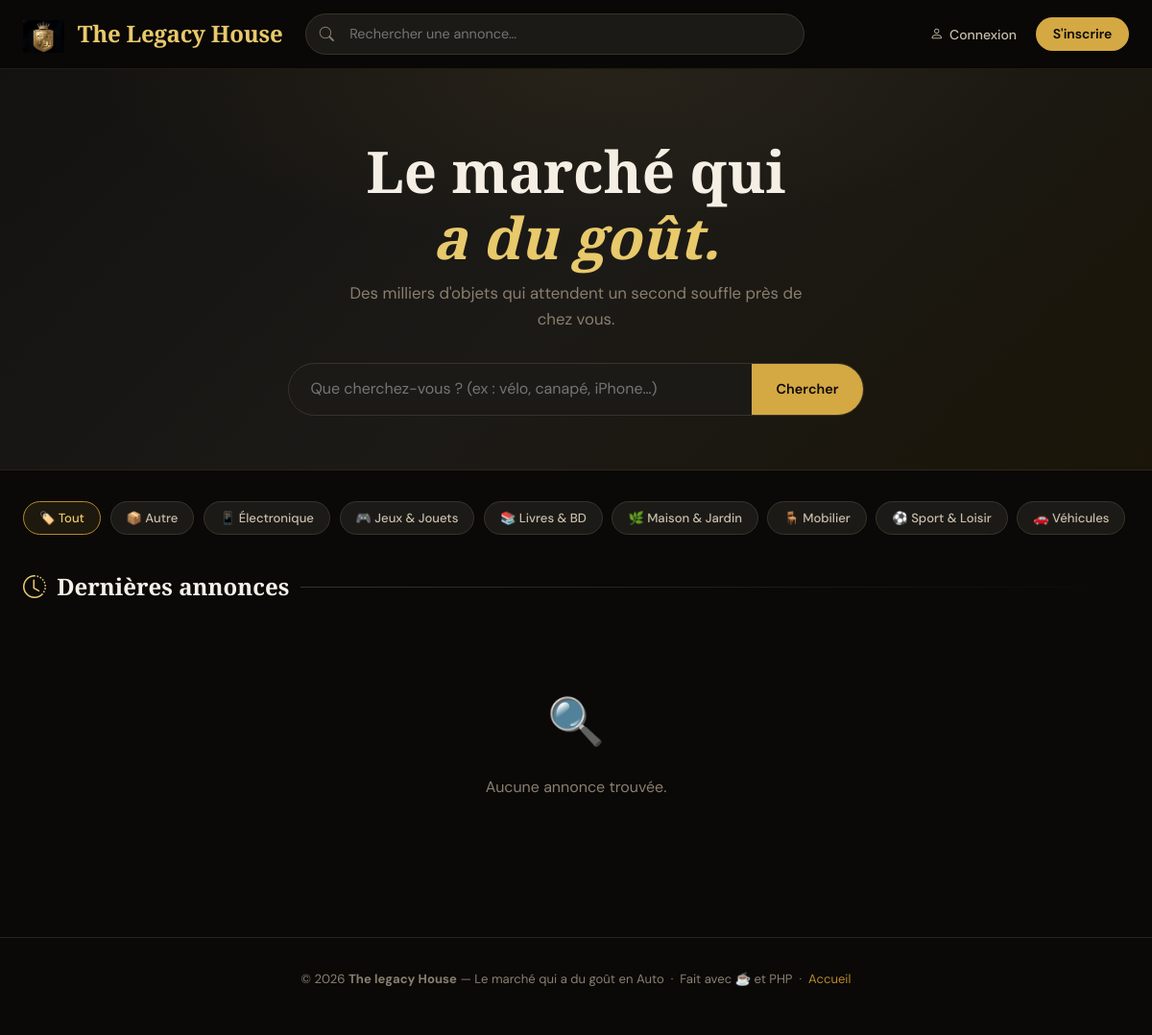
The page / on the database its author committed.
### tables this page shows
CREATE TABLE `categories` (
  `id`   INT UNSIGNED NOT NULL AUTO_INCREMENT,
  `name` VARCHAR(100) NOT NULL,
  `icon` VARCHAR(10)  DEFAULT '📦',
  PRIMARY KEY (`id`)
);

### includes/functions.php (called while the page is built, shortened)
<?php
require_once __DIR__ . '/db.php';
function isLoggedIn(): bool {
    return !empty($_SESSION['user_id']);
}
function currentUser(): ?array {
    if (!isLoggedIn()) return null;
    static $user = null;
    return $user;
}
function h(string $s): string {
    return htmlspecialchars($s, ENT_QUOTES | ENT_SUBSTITUTE, 'UTF-8');
}

### includes/db.php (called while the page is built, shortened)
<?php
function getPDO(): PDO {
    static $pdo = null;
    if ($pdo === null) {
        $dsn = 'mysql:host=' . DB_HOST . ';dbname=' . DB_NAME . ';charset=' . DB_CHARSET;
        $options = [
            PDO::ATTR_ERRMODE            => PDO::ERRMODE_EXCEPTION,
            PDO::ATTR_DEFAULT_FETCH_MODE => PDO::FETCH_ASSOC,
            PDO::ATTR_EMULATE_PREPARES   => false,
        ];
        try {
            $pdo = new PDO($dsn, DB_USER, DB_PASS, $options);
        } catch (PDOException $e) {
            die('<div style="font-family:monospace;padding:2rem;color:#ff6b6b;background:#0d0d0d">
                 ❌ Connexion BDD échouée : ' . htmlspecialchars($e->getMessage()) . '</div>');
        }
    }
    return $pdo;
}

### index.php (the view, shortened to what this page needs)
<?php
require_once __DIR__ . '/includes/functions.php';
$pdo  = getPDO();
$q      = trim($_GET['q']    ?? '');
$catId  = (int)($_GET['cat'] ?? 0);
$page   = max(1, (int)($_GET['page'] ?? 1));
$perPage = 20;
$offset  = ($page - 1) * $perPage;
$where  = [];
$params = [];
$whereSQL = $where ? 'WHERE ' . implode(' AND ', $where) : '';
$stmtCount = $pdo->prepare("SELECT COUNT(*) FROM annonces a $whereSQL");
$stmtCount->execute($params);
$total = (int)$stmtCount->fetchColumn();
$sql = "SELECT a.*, u.pseudo, c.name AS cat_name, c.icon AS cat_icon
        FROM annonces a
        JOIN users u ON u.id = a.user_id
        LEFT JOIN categories c ON c.id = a.category_id
        $whereSQL
        ORDER BY a.created_at DESC
        LIMIT $perPage OFFSET $offset";
$stmt = $pdo->prepare($sql);
$stmt->execute($params);
$annonces = $stmt->fetchAll();
$cats = $pdo->query('SELECT * FROM categories ORDER BY name')->fetchAll();
require_once __DIR__ . '/includes/header.php';
?>
<?php if (!$q && !$catId): ?>
<section class="hero fade-up">
  <h1>Le marché qui<br><em>a du goût.</em></h1>
  <p>Des milliers d'objets qui attendent un second souffle près de chez vous.</p>
  <form class="hero-search" method="GET" action="index.php">
    <input type="search" name="q" placeholder="Que cherchez-vous ? (ex : vélo, canapé, iPhone…)">
    <button type="submit">Chercher</button>
  </form>
</section>
<?php endif; ?>
<div class="page-wrap">
  <div class="cats-scroll fade-up-2">
    <a href="index.php<?= $q ? '?q='.urlencode($q) : '' ?>"
       class="cat-chip <?= !$catId ? 'active' : '' ?>">
      🏷️ Tout
    </a>
    <?php foreach ($cats as $cat): ?>
      <a href="index.php?<?= $q ? 'q='.urlencode($q).'&' : '' ?>cat=<?= $cat['id'] ?>"
         class="cat-chip <?= $catId == $cat['id'] ? 'active' : '' ?>">
        <?= h($cat['icon']) ?> <?= h($cat['name']) ?>
      </a>
    <?php endforeach; ?>
  </div>
  <h2 class="section-title fade-up-3">
    <?php if ($q): ?>
      <i class="bi bi-search" style="color:var(--gold-400)"></i>
      Résultats pour « <?= h($q) ?> »
      <small style="font-size:.9rem;color:var(--text-300)">(<?= $total ?> annonce<?= $total > 1 ? 's' : '' ?>)</small>
    <?php else: ?>
      <i class="bi bi-clock-history" style="color:var(--gold-400)"></i>
      Dernières annonces
    <?php endif; ?>
  </h2>
  <?php if (empty($annonces)): ?>
    <div style="text-align:center;padding:4rem;color:var(--text-300)">
      <div style="font-size:3rem;margin-bottom:1rem">🔍</div>
      <p>Aucune annonce trouvée.</p>
    </div>
  <?php endif; ?>
</div>
<?php require_once __DIR__ . '/includes/footer.php'; ?>

### includes/header.php (shortened to what this page needs)
<?php
require_once __DIR__ . '/functions.php';
$user = currentUser();
$unread = 0;
$cats = getPDO()->query('SELECT * FROM categories ORDER BY name')->fetchAll();
?>
<!DOCTYPE html>
<html lang="fr">
<head>
  <link rel="stylesheet" href="https://cdn.jsdelivr.net/npm/bootstrap@5.3.3/dist/css/bootstrap.min.css">
  <link rel="stylesheet" href="https://cdn.jsdelivr.net/npm/bootstrap-icons@1.11.3/font/bootstrap-icons.min.css">
  <link rel="stylesheet" href="<?= BASE_URL ?>/css/style.css">
</head>
<body>
<nav class="the_legacy_house-nav">
  <div class="nav-inner">
  <a href="<?= BASE_URL ?>/index.php" class="nav-brand">
  <img src="<?= BASE_URL ?>/uploads/logo.png" alt="Logo" style="height:34px; width:auto; vertical-align:middle; margin-right:8px;">
  The Legacy House
</a>
    <div class="nav-search-wrap">
      <form method="GET" action="<?= BASE_URL ?>/index.php">
        <input type="search" name="q"
               placeholder="Rechercher une annonce…"
               value="<?= h($_GET['q'] ?? '') ?>">
      </form>
    </div>
    <div class="nav-links">
      <?php if ($user): ?>
        <a href="<?= BASE_URL ?>/annonce/create.php" class="btn-publish btn">
          <i class="bi bi-plus-lg"></i> Déposer
        </a>
        <a href="<?= BASE_URL ?>/favoris.php">
          <i class="bi bi-heart"></i> Favoris
        </a>
        <a href="<?= BASE_URL ?>/messagerie.php">
          <i class="bi bi-chat"></i>
          <?php if ($unread > 0): ?>
            <span class="badge-notif"><?= $unread ?></span>
          <?php endif; ?>
        </a>
        <a href="<?= BASE_URL ?>/profil.php">
          <i class="bi bi-person-circle"></i>
          <?= h($user['pseudo']) ?>
        </a>
        <?php if ($user['role'] === 'admin'): ?>
          <a href="<?= BASE_URL ?>/admin/index.php" style="color:var(--gold-400)">
            <i class="bi bi-shield-check"></i> Admin
          </a>
        <?php endif; ?>
        <form method="POST" action="<?= BASE_URL ?>/logout.php" style="display:inline">
          <input type="hidden" name="csrf" value="<?= h($_SESSION['csrf'] ?? '') ?>">
          <button type="submit"><i class="bi bi-box-arrow-right"></i> Sortir</button>
        </form>
      <?php else: ?>
        <a href="<?= BASE_URL ?>/login.php"><i class="bi bi-person"></i> Connexion</a>
        <a href="<?= BASE_URL ?>/register.php" class="btn-publish btn">S'inscrire</a>
      <?php endif; ?>
    </div>
  </div>
</nav>
<main>

### includes/footer.php (shortened to what this page needs)
</main>
<footer class="site-footer">
  <p>
    &copy; <?= date('Y') ?> <strong><?= SITE_NAME ?></strong> — <?= SITE_TAGLINE ?>
    &nbsp;·&nbsp; Fait avec ☕ et PHP
    &nbsp;·&nbsp; <a href="<?= BASE_URL ?>/index.php">Accueil</a>
  </p>
</footer>
</body>
</html>

### rows shown on the page
categories: icon "📦", name "Autre"
categories: icon "📱", name "Électronique"
categories: icon "🎮", name "Jeux & Jouets"
categories: icon "📚", name "Livres & BD"
categories: icon "🌿", name "Maison & Jardin"
categories: icon "🪑", name "Mobilier"
categories: icon "⚽", name "Sport & Loisir"
categories: icon "🚗", name "Véhicules"

### other values the page prints
SITE_NAME "The legacy House"
SITE_TAGLINE "Le marché qui a du goût en Auto"
